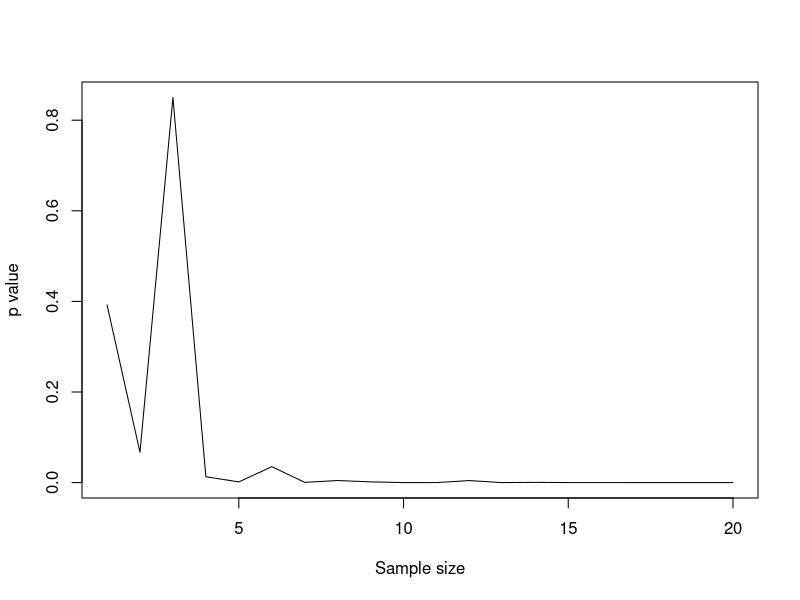

R code for this plot:
# Optional Assignment (Lab 2)
# STA 210: Regression Analysis (2015 Fall)
# Author: Eric

# Step 1: Simulate 20 datasets with different sample sizes
n   <- seq(50,1000,50)
dat <- list() # Datasets for group 1
mu1 <- 0 # Mean for group 1
mu2 <- 1 # Mean for group 2
sd  <- 4 # standard deviation
for (i in 1:20){
  dat[[i]] <- data.frame(x = c(mu1 + sd*rnorm(n[i]),mu2 + sd*rnorm(n[i])),
                         group = c(rep(1,n[i]),rep(2,n[i])))
}

# Step 2: Apply ANOVA on these 20 datasets and store the 20 p-values into a vector
pval <- rep(NA,10)
for (i in 1:20){
  tmp <- summary(aov(x~group,data=dat[[i]]))
  pval[i] <- tmp[[1]][1,5]
}

# Step 3: Draw the p-values against the associated sample sizes
# label the y axis "p value", label the x axis "Sample size"
plot(1:20,pval,'l',xlab = "Sample size", ylab = "p value")